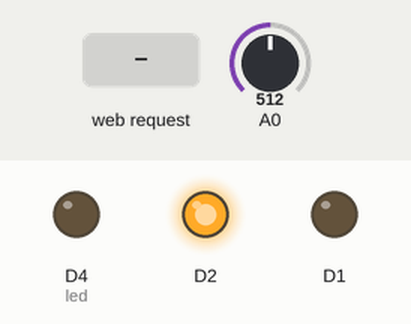
This sketch was run on a simulated ESP8266 (NodeMCU). Shown: output pins drawn as LEDs (lit = HIGH). Inputs (shaded band) come from the test bench; at power-on: A0 = 512. WiFi joins after 1.5 s; servers stay silent unless stated; what the sketch prints to the serial monitor is not drawn.

Above: at 2.7 s.
2.8 s: HTTP request GET /STATUS received
At 2.9 s:
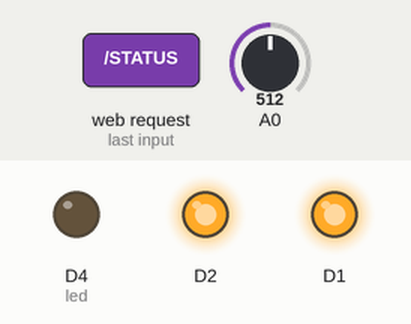
Timing chart, 0 to 5.8 s (numbered marks = the images above; inputs shaded):
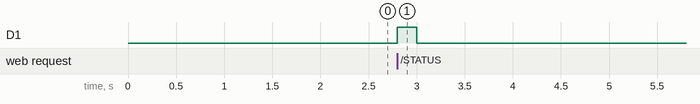

The sketch:

sketch_jun19b.ino
```cpp
#include <ESP8266WiFi.h>
#include <WiFiClient.h>
#include <ESP8266WiFiMulti.h>
#include <ESP8266mDNS.h>
#include <ESP8266WebServer.h>

int dry = 700;
int wet = 500;
int soilMoisture = 10;
int waterLevel = 10;
String potName = "Noname";
int pumpingTime = 10000;
ESP8266WiFiMulti wifiMulti;     // Create an instance of the ESP8266WiFiMulti class, called 'wifiMulti'

ESP8266WebServer server(80);    // Create a webserver object that listens for HTTP request on port 80

const int led = 2;

void handleRoot();              // function prototypes for HTTP handlers
void handleLED();
void handleNotFound();

void setup(void){
  Serial.begin(115200);         // Start the Serial communication to send messages to the computer
  delay(10);
  Serial.println('\n');

  pinMode(led, OUTPUT);

  pinMode(D1, OUTPUT);
  pinMode(D2, OUTPUT);
  digitalWrite(D2, HIGH);

  wifiMulti.addAP("Zwierzak 2.4", "Kr0licz3K");   // add Wi-Fi networks you want to connect to
  wifiMulti.addAP("SamoLaptop", "12345678");
  wifiMulti.addAP("ssid_from_AP_3", "your_password_for_AP_3");

  Serial.println("Connecting ...");
  int i = 0;
  while (wifiMulti.run() != WL_CONNECTED) { // Wait for the Wi-Fi to connect: scan for Wi-Fi networks, and connect to the strongest of the networks above
    delay(250);
    Serial.print('.');
  }
  Serial.println('\n');
  Serial.print("Connected to ");
  Serial.println(WiFi.SSID());              // Tell us what network we're connected to
  Serial.print("IP address:\t");
  Serial.println(WiFi.localIP());           // Send the IP address of the ESP8266 to the computer

  if (MDNS.begin("esp8266")) {              // Start the mDNS responder for esp8266.local
    Serial.println("mDNS responder started");
  } else {
    Serial.println("Error setting up MDNS responder!");
  }

  server.on("/", HTTP_GET, handleRoot);     // Call the 'handleRoot' function when a client requests URI "/"
  server.on("/OMG", HTTP_GET, handleOMG);
  server.on("/STATUS", HTTP_GET, handleSTATUS);
  server.on("/LED", HTTP_POST, handleLED);  // Call the 'handleLED' function when a POST request is made to URI "/LED"
  server.on("/PUMP", HTTP_POST, handlePUMP);  // Call the 'handlePUMP' function when a POST request is made to URI "/PUMP"
  server.onNotFound(handleNotFound);        // When a client requests an unknown URI (i.e. something other than "/"), call function "handleNotFound"

  server.begin();                           // Actually start the server
  Serial.println("HTTP server started");
}

void loop(void){
  server.handleClient();                    // Listen for HTTP requests from clients
}
void handleOMG() {                         // When URI / is requested, send a web page with a button to toggle the LED
  server.send(200, "text/plain", "ALOHOMORA");
}
void handleLED() {                          // If a POST request is made to URI /LED
  digitalWrite(led,!digitalRead(led));      // Change the state of the LED
  server.sendHeader("Location","/");        // Add a header to respond with a new location for the browser to go to the home page again
  server.send(303);                         // Send it back to the browser with an HTTP status 303 (See Other) to redirect
}
void handleRoot() {                         // When URI / is requested, send a web page with a button to toggle the LED
  server.send(200, "text/html",
  String("<form action=\"/LED\" method=\"POST\"><input type=\"submit\" value=\"Toggle LED\"></form>")+
  String("<form action=\"/PUMP\" method=\"POST\"><input type=\"submit\" value=\"PUMP\"></form>")+
  String("<form action=\"/OMG\" method=\"GET\"><input type=\"submit\" value=\"OMG\"></form>")+
  String("<form action=\"/STATUS\" method=\"GET\"><input type=\"submit\" value=\"STATUS\"></form>")
  );
}
void handlePUMP() {                          // If a POST request is made to URI /LED
  server.sendHeader("Location","/");        // Add a header to respond with a new location for the browser to go to the home page again
  server.send(303);                         // Send it back to the browser with an HTTP status 303 (See Other) to redirect
  PumpWater();
}
void handleSTATUS() {                         // When URI / is requested, send a web page with a button to toggle the STATUS
  ReadHumidity();
  String stats =
  String("{")+
  String("\"name\": \"")+String(potName)+String("\"")+
  String(",\"waterLevel\": ")+String(waterLevel)+
  String(",\"soilMoisture\": ")+String(soilMoisture)+
  String("}");
/*
{
\"id\": ,
\"waterLevel\": ,
\"soilMoisture\":
}
*/
  server.send(200, "text/plain", stats);
}
void handleNotFound(){
  server.send(404, "text/plain", "404: Not found"); // Send HTTP status 404 (Not Found) when there's no handler for the URI in the request
}
//-----------------------------------------------STEROWANIE-----------------------------------------------------
//-----------------------------------------------STEROWANIE-----------------------------------------------------
//-----------------------------------------------STEROWANIE-----------------------------------------------------
//-----------------------------------------------STEROWANIE-----------------------------------------------------
void ReadHumiditySensor(int sensorVal, int wetVal, int dryVal, int& storeValue){
  int percentageHumididy = map(sensorVal, dryVal, wetVal, 0, 100);
  storeValue = percentageHumididy;
}
void ReadHumidity(){
  digitalWrite(D1, HIGH);
  ReadHumiditySensor(analogRead(A0),wet,dry,soilMoisture);
  delay(200);
  digitalWrite(D1, LOW);
  ReadHumiditySensor(analogRead(A0),wet,dry,waterLevel);
}
void PumpWater(){
  digitalWrite(D2, LOW);
  delay(pumpingTime);
  digitalWrite(D2, HIGH);
}
```

Measured:
- after the input at 2.8 s, D1: LOW → HIGH at once, → LOW 0.20 s later
